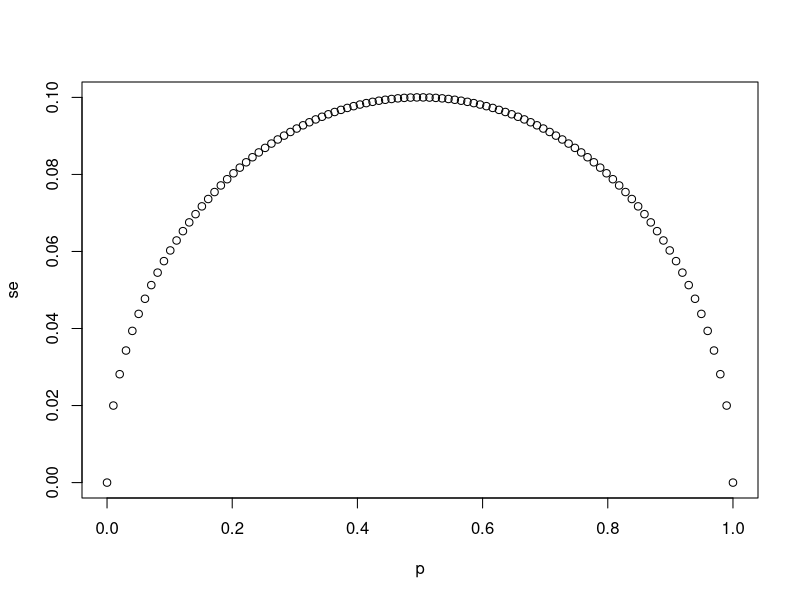
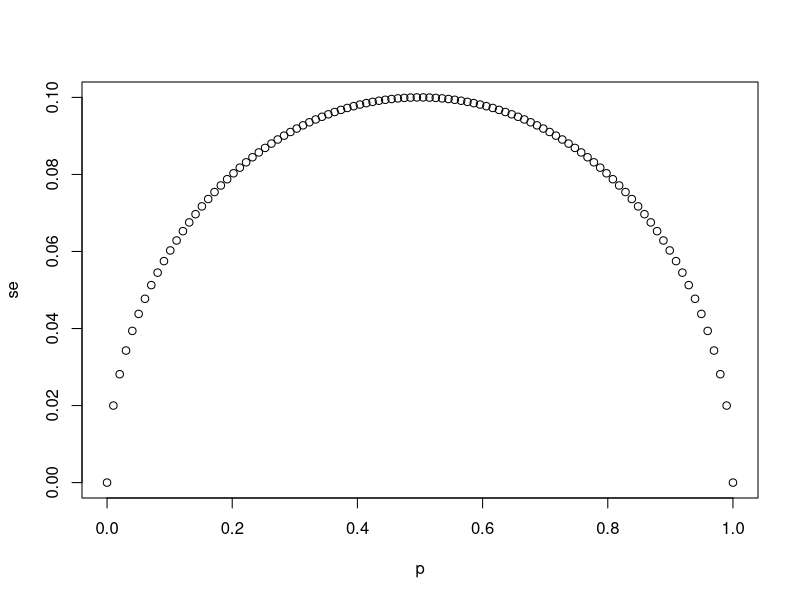
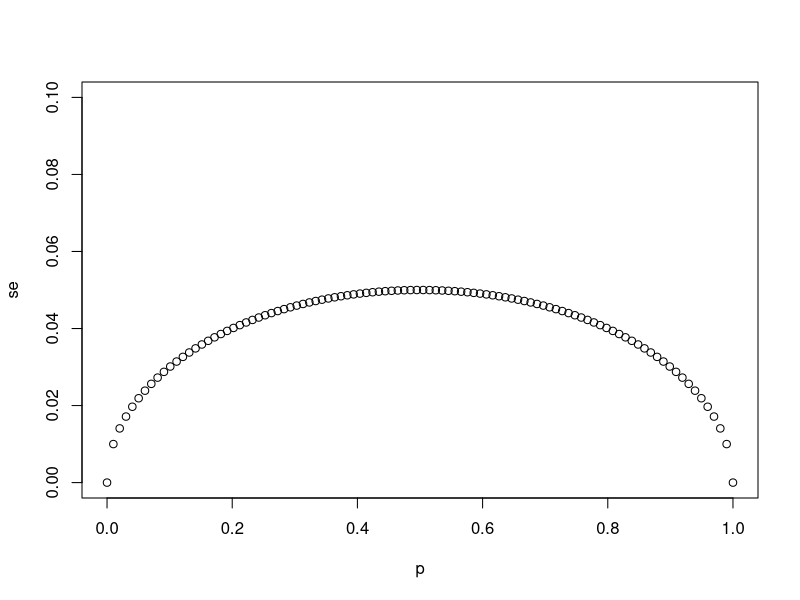
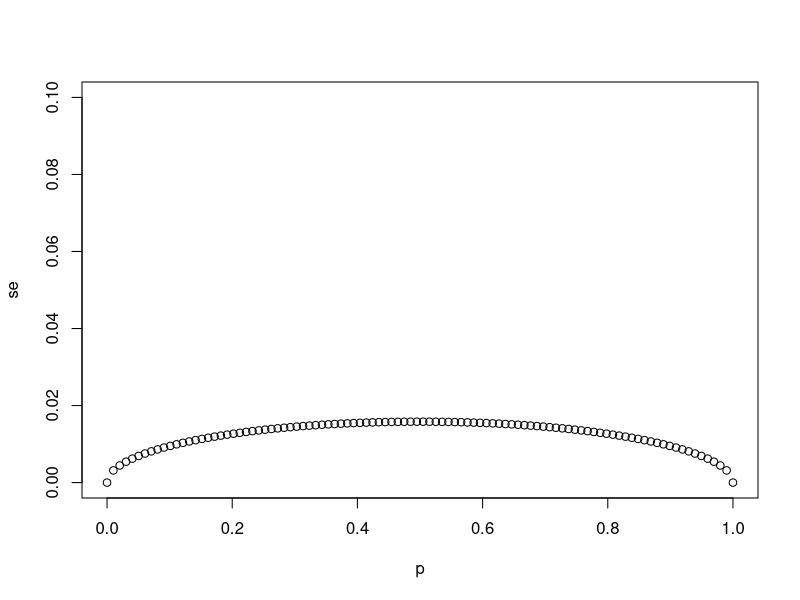

Source code (R) for these figures, in order:
## ---- chunk 1
knitr::opts_chunk$set(echo = TRUE)
## ---- chunk 2
# `N` represents the number of people polled
N <- 25

# Create a variable `p` that contains 100 proportions ranging from 0 to 1 using the `seq` function
p <- seq(0, 1, length = 100)

# Create a variable `se` that contains the standard error of each sample average
se <- sqrt(p*(1-p)/N)

# Plot `p` on the x-axis and `se` on the y-axis
plot(p, se)
## ---- chunk 3
# The vector `p` contains 100 proportions of Democrats ranging from 0 to 1 using the `seq` function
p <- seq(0, 1, length = 100)

# The vector `sample_sizes` contains the three sample sizes
sample_sizes <- c(25, 100, 1000)

# Write a for-loop that calculates the standard error `se` for every value of `p` for each of the three samples sizes `N` in the vector `sample_sizes`. Plot the three graphs, using the `ylim` argument to standardize the y-axis across all three plots.
for(N in sample_sizes){
  se <- sqrt(p*(1-p)/N)
  plot(p, se, ylim = c(0,0.5/sqrt(25)))
}
## ---- chunk 4
# `N` represents the number of people polled
N <- 25

# `p` represents the proportion of Democratic voters
p <- 0.45

# Calculate the standard error of the spread. Print this value to the console.
print(2*sqrt(p*(1-p)/N))
